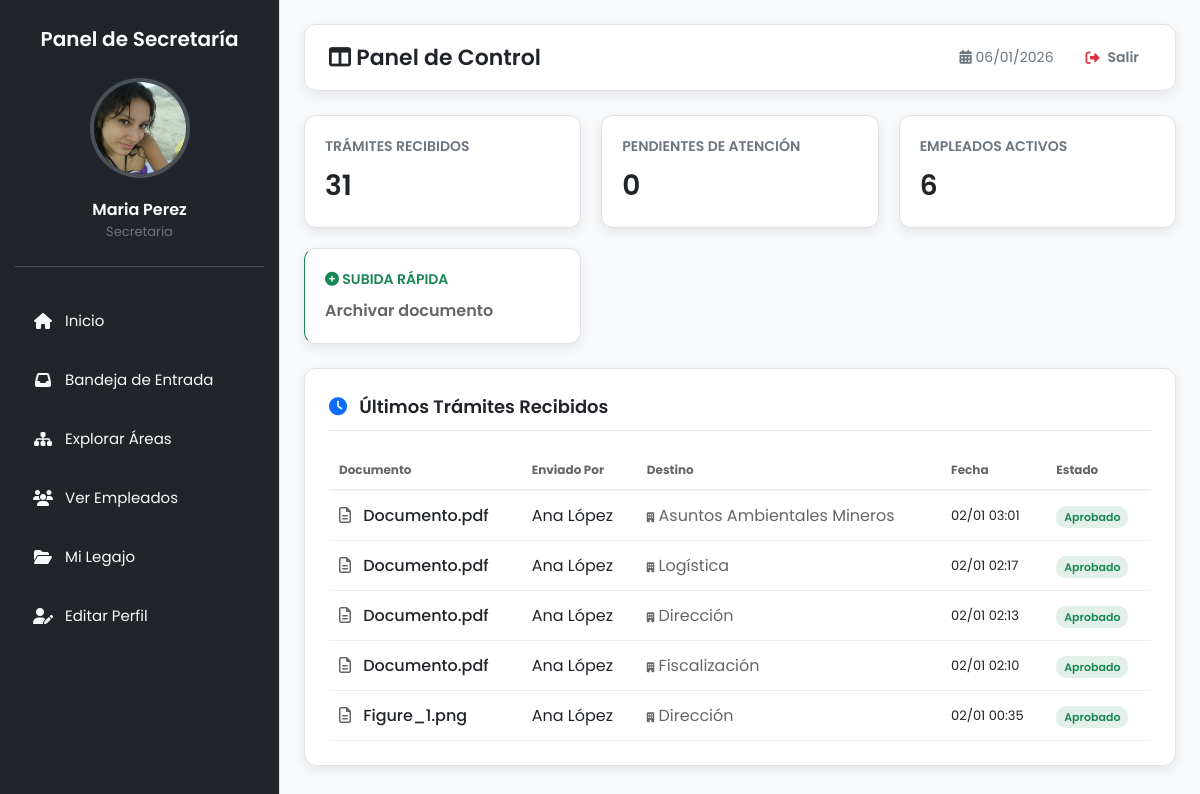
The app's page /secretaria/secretaria_dashboard.php (signed in) with its own data.
### tables this page shows
CREATE TABLE `documentos` (
  `id` int NOT NULL AUTO_INCREMENT,
  `id_usuario` int NOT NULL,
  `nombre_original` varchar(255) NOT NULL,
  `nombre_guardado` varchar(255) NOT NULL,
  `tipo` varchar(100) DEFAULT NULL,
  `fecha_subida` datetime DEFAULT CURRENT_TIMESTAMP,
  `id_area_destino` int DEFAULT NULL,
  `id_seccion` int DEFAULT NULL,
  `estado` varchar(50) DEFAULT 'Pendiente',
  `feedback` text,
  `revisado_por` int DEFAULT NULL,
  `fecha_revision` datetime DEFAULT NULL,
  `destino_area` varchar(100) DEFAULT 'secretaria',
  `enviado_a_area_id` int DEFAULT NULL,
  `area_solicitada_id` int DEFAULT NULL,
  PRIMARY KEY (`id`),
  KEY `id_usuario` (`id_usuario`),
  KEY `fk_area_destino` (`id_area_destino`),
  KEY `fk_documentos_seccion` (`id_seccion`),
  KEY `fk_revisor` (`revisado_por`),
  KEY `fk_area_solicitada` (`area_solicitada_id`),
  CONSTRAINT `documentos_ibfk_1` FOREIGN KEY (`id_usuario`) REFERENCES `usuarios` (`id`),
  CONSTRAINT `fk_area_destino` FOREIGN KEY (`id_area_destino`) REFERENCES `areas` (`id`),
  CONSTRAINT `fk_area_solicitada` FOREIGN KEY (`area_solicitada_id`) REFERENCES `areas` (`id`),
  CONSTRAINT `fk_documentos_seccion` FOREIGN KEY (`id_seccion`) REFERENCES `secciones_legajo` (`id`),
  CONSTRAINT `fk_revisor` FOREIGN KEY (`revisado_por`) REFERENCES `usuarios` (`id`)
);

CREATE TABLE `usuarios` (
  `id` int NOT NULL AUTO_INCREMENT,
  `nombre` varchar(150) NOT NULL,
  `email` varchar(150) NOT NULL,
  `password_hash` varchar(255) NOT NULL,
  `id_area` int DEFAULT NULL,
  `rol` enum('admin','rrhh','jefe_area','empleado','secretaria') DEFAULT 'empleado',
  `activo` tinyint(1) DEFAULT '1',
  `creado_en` datetime DEFAULT CURRENT_TIMESTAMP,
  `foto` varchar(255) DEFAULT 'uploads/usuarios/default.png',
  `reset_token` varchar(64) DEFAULT NULL,
  `reset_token_expires_at` datetime DEFAULT NULL,
  PRIMARY KEY (`id`),
  UNIQUE KEY `email` (`email`),
  KEY `id_area` (`id_area`),
  CONSTRAINT `usuarios_ibfk_1` FOREIGN KEY (`id_area`) REFERENCES `areas` (`id`)
);

CREATE TABLE `areas` (
  `id` int NOT NULL AUTO_INCREMENT,
  `nombre` varchar(100) NOT NULL,
  `descripcion` text,
  `creado_en` datetime DEFAULT CURRENT_TIMESTAMP,
  PRIMARY KEY (`id`)
);

### secretaria/secretaria_dashboard.php (the view, shortened to what this page needs)
<?php
require '../php/db.php';
try {
    $total_docs = $pdo->query("SELECT COUNT(*) FROM documentos WHERE id_area_destino IS NOT NULL AND id_area_destino > 0")->fetchColumn();
    $total_pendientes = $pdo->query("SELECT COUNT(*) FROM documentos WHERE estado = 'pendiente' AND id_area_destino IS NOT NULL AND id_area_destino > 0")->fetchColumn();
    $total_empleados = $pdo->query("SELECT COUNT(*) FROM usuarios WHERE rol = 'empleado'")->fetchColumn();
    $stmtRecent = $pdo->prepare("
        SELECT d.nombre_original, d.fecha_subida, d.estado, u.nombre as autor, a.nombre as area_destino
        FROM documentos d
        JOIN usuarios u ON d.id_usuario = u.id
        LEFT JOIN areas a ON d.id_area_destino = a.id
        WHERE d.id_area_destino IS NOT NULL AND d.id_area_destino > 0
        ORDER BY d.fecha_subida DESC LIMIT 5
    ");
    $stmtRecent->execute();
    $docs_recientes = $stmtRecent->fetchAll();
} catch (PDOException $e) {
    die("Error: " . $e->getMessage());
}
require_once '../includes/header_secretaria.php';
require_once '../includes/sidebar_secretaria.php';
?>
<div class="main">
    <header class="topbar">
        <h1><i class="fas fa-columns"></i> Panel de Control</h1>
        <div class="top-actions">
            <span><i class="fas fa-calendar-alt"></i> <?= date("d/m/Y") ?></span>
            <a href="../php/logout.php" class="topbar-logout-btn">
                <i class="fas fa-sign-out-alt"></i> Salir
            </a>
        </div>
    </header>
    <main class="content">
        <div class="cards">
            <div class="card">
                <h3>Trámites Recibidos</h3>
                <p><?= $total_docs ?></p>
            </div>
            <div class="card">
                <h3>Pendientes de Atención</h3>
                <p><?= $total_pendientes ?></p>
            </div>
            <div class="card">
                <h3>Empleados Activos</h3>
                <p><?= $total_empleados ?></p>
            </div>
            <a href="subir_doc_personal.php" class="card" style="text-decoration: none; border-left-color: var(--color-exito);">
                <h3 style="color: var(--color-exito);"><i class="fas fa-plus-circle"></i> Subida Rápida</h3>
                <p style="font-size: 16px; margin-top: 5px; color: #666;">Archivar documento</p>
            </a>
        </div>
        <div class="card-container">
            <h3><i class="fas fa-clock"></i> Últimos Trámites Recibidos</h3>
            <?php if(empty($docs_recientes)): ?>
                <p style="color: #888; text-align: center; padding: 20px;">No hay trámites recientes.</p>
            <?php else: ?>
                <table class="activity-list" style="width: 100%; border-collapse: collapse;">
                    <thead>
                        <tr style="text-align: left; border-bottom: 2px solid #eee;">
                            <th style="padding: 10px; font-size: 12px; color: #666;">Documento</th>
                            <th style="padding: 10px; font-size: 12px; color: #666;">Enviado Por</th>
                            <th style="padding: 10px; font-size: 12px; color: #666;">Destino</th>
                            <th style="padding: 10px; font-size: 12px; color: #666;">Fecha</th>
                            <th style="padding: 10px; font-size: 12px; color: #666;">Estado</th>
                        </tr>
                    </thead>
                    <tbody>
                        <?php foreach($docs_recientes as $doc):
                            $estadoColor = $doc['estado'] == 'pendiente' ? '#ffc107' : '#198754';
                        ?>
                        <tr style="border-bottom: 1px solid #eee;">
                            <td style="padding: 12px 10px; font-weight: 500;">
                                <i class="far fa-file-alt" style="margin-right: 8px; color: #666;"></i>
                                <?= htmlspecialchars($doc['nombre_original']) ?>
                            </td>
                            <td style="padding: 12px 10px;"><?= htmlspecialchars($doc['autor']) ?></td>
                            <td style="padding: 12px 10px; color: #666;">
                                <i class="fas fa-building" style="font-size: 10px;"></i> <?= htmlspecialchars($doc['area_destino'] ?? 'General') ?>
                            </td>
                            <td style="padding: 12px 10px; font-size: 13px;"><?= date("d/m H:i", strtotime($doc['fecha_subida'])) ?></td>
                            <td style="padding: 12px 10px;">
                                <span style="font-size: 11px; padding: 3px 8px; border-radius: 10px; background: <?= $estadoColor ?>20; color: <?= $estadoColor ?>; font-weight: 600;">
                                    <?= ucfirst($doc['estado']) ?>
                                </span>
                            </td>
                        </tr>
                        <?php endforeach; ?>
                    </tbody>
                </table>
            <?php endif; ?>
        </div>
    </main>
</div>
<?php require_once '../includes/footer.php'; ?>

### style/global.css (style rules this page uses)
:root { --color-primario: #0d6efd; --color-primario-hover: #0b5ed7; --color-secundario: #6c757d; --color-exito: #198754; --color-peligro: #dc3545; --color-advertencia: #ffc107; --color-info: #0dcaf0; --color-fondo-cuerpo: #f8f9fa; --color-fondo-sidebar: #212529; --color-texto-sidebar: #f8f9fa; --color-fondo-tarjeta: #ffffff; --color-texto-principal: #212529; --color-texto-secundario: #6c757d; --color-borde: #dee2e6; --sombra-tarjeta: 0 4px 12px rgba(0, 0, 0, 0.08); }
* { margin: 0; padding: 0; box-sizing: border-box; font-family: 'Poppins', sans-serif; }
body { display: flex; background: var(--color-fondo-cuerpo); color: var(--color-texto-principal); min-height: 100vh; }
.main { flex: 1; padding: 24px; margin-left: 280px; transition: margin-left 0.3s ease; }
.topbar { display: flex; justify-content: space-between; align-items: center; background: var(--color-fondo-tarjeta); padding: 16px 24px; border-radius: 12px; margin-bottom: 24px; box-shadow: var(--sombra-tarjeta); border: 1px solid var(--color-borde); }
.topbar h1 { font-size: 22px; color: var(--color-texto-principal); font-weight: 600; margin: 0; }
.topbar .top-actions { display: flex; align-items: center; gap: 20px; font-size: 14px; color: var(--color-texto-secundario); }
.topbar-logout-btn { text-decoration: none; color: var(--color-secundario); font-weight: 600; font-size: 14px; display: flex; align-items: center; gap: 8px; padding: 6px 12px; border-radius: 8px; transition: all 0.2s ease; }
.topbar-logout-btn i { color: var(--color-peligro); }

### style/admin_dashboard.css (style rules this page uses)
.cards { display: grid; grid-template-columns: repeat(auto-fill, minmax(220px, 1fr)); gap: 20px; margin-bottom: 24px; }
.cards .card { padding: 20px; text-align: left; border-left: 5px solid var(--color-primario); background: var(--color-fondo-tarjeta); border-radius: 12px; box-shadow: var(--sombra-tarjeta); border: 1px solid var(--color-borde); transition: transform 0.2s; }
.cards .card h3 { margin: 0 0 8px 0; font-size: 14px; font-weight: 600; color: var(--color-texto-secundario); text-transform: uppercase; }
.cards .card p { margin: 0; font-size: 28px; font-weight: 600; color: var(--color-texto-principal); }
.card-container { background: var(--color-fondo-tarjeta); padding: 24px; border-radius: 12px; box-shadow: var(--sombra-tarjeta); border: 1px solid var(--color-borde); margin-bottom: 24px; }
.card-container h3 { font-size: 18px; color: var(--color-texto-principal); margin-bottom: 20px; font-weight: 600; padding-bottom: 10px; border-bottom: 1px solid var(--color-borde); }
.card-container h3 i { margin-right: 8px; color: var(--color-primario); }
.activity-list { list-style: none; padding: 0; }

### records on screen
documentos: nombre_original "Documento.pdf", id_usuario.nombre "Ana López", id_area_destino.nombre "Asuntos Ambientales Mineros", fecha_subida "02/01 03:01", estado "Aprobado"
documentos: nombre_original "Documento.pdf", id_usuario.nombre "Ana López", id_area_destino.nombre "Logística", fecha_subida "02/01 02:17", estado "Aprobado"
documentos: nombre_original "Documento.pdf", id_usuario.nombre "Ana López", id_area_destino.nombre "Dirección", fecha_subida "02/01 02:13", estado "Aprobado"
documentos: nombre_original "Documento.pdf", id_usuario.nombre "Ana López", id_area_destino.nombre "Fiscalización", fecha_subida "02/01 02:10", estado "Aprobado"
documentos: nombre_original "Figure_1.png", id_usuario.nombre "Ana López", id_area_destino.nombre "Dirección", fecha_subida "02/01 00:35", estado "Aprobado"

### other values on screen
$_SESSION['nombre'] "Maria Perez"
$_SESSION['rol'] "Secretaria"
$total_docs "31"
$total_pendientes "0"
$total_empleados "6"
